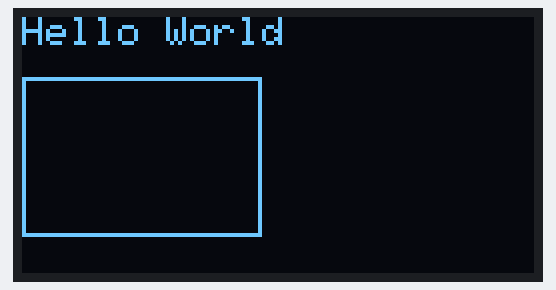
A sketch run on a simulated Arduino Uno, built with avr-gcc and run on an emulated ATmega328P. Shown: 128×64 one-colour display.

Above: at 0.1 s.

The sketch:

monochrome-0.96-oled-graphic-display-with-i2c.ino
```cpp
#include <SPI.h>
#include <Wire.h>
#include <Adafruit_GFX.h>
#include <Adafruit_SSD1306.h>

#define SCREEN_WIDTH 128 // OLED display width, in pixels
#define SCREEN_HEIGHT 64 // OLED display height, in pixels
#define OLED_RESET     4 // Reset pin # (or -1 if sharing Arduino reset pin)

Adafruit_SSD1306 display(128, 64, &Wire, OLED_RESET);

void setup()
{
  display.begin(SSD1306_SWITCHCAPVCC, 0x3C); // initialize with the I2C addr 0x3C
  display.clearDisplay(); // Clear the buffer

  Serial.begin(9600);
  display.setTextSize(1);
  display.setTextColor(WHITE);
  display.setCursor(0, 0);
  display.drawRect(0, 15, 60, 40, WHITE);
  display.println("Hello World");
  display.display();
  delay(1000);
  display.clearDisplay();
}


void loop()
{

}
```
